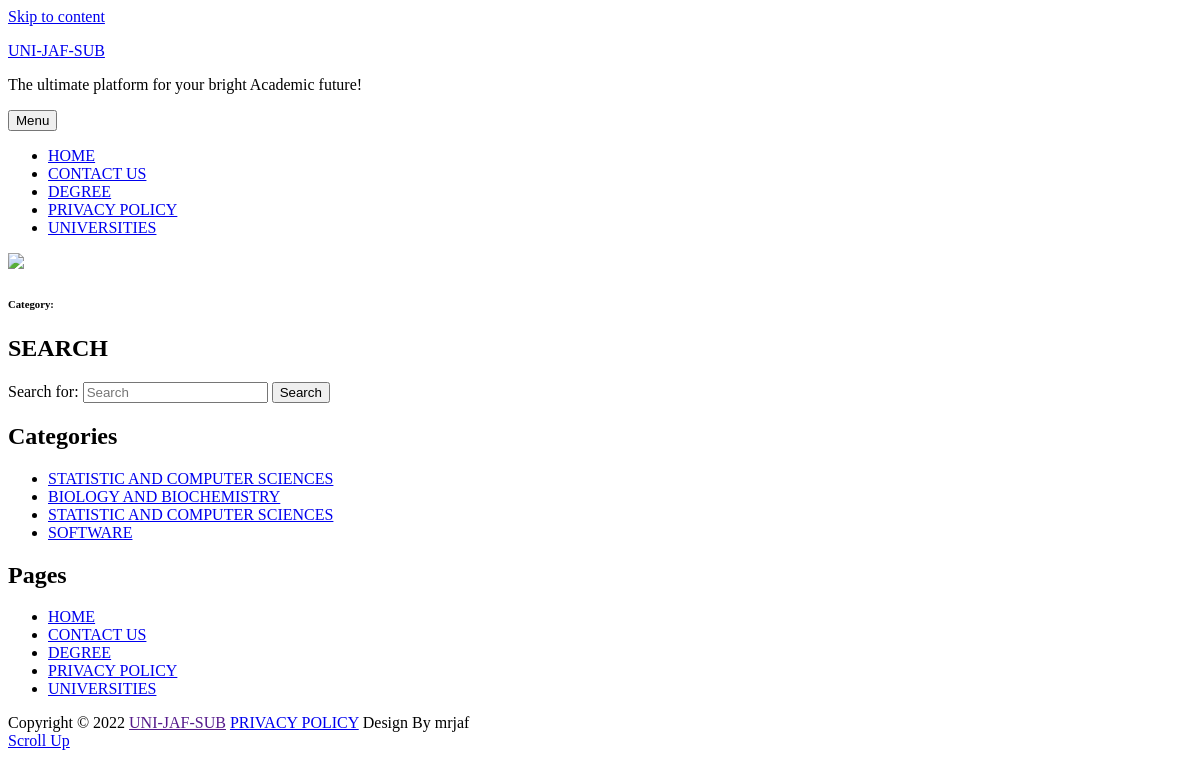
The page /vcat.php on the database its author committed.
### tables this page shows
CREATE TABLE `front` (
  `id` int(11) NOT NULL,
  `site_name` varchar(200) NOT NULL,
  `footer_name` varchar(200) NOT NULL,
  `created_date` varchar(200) NOT NULL
);

CREATE TABLE `pages` (
  `page_id` int(11) NOT NULL,
  `page_tittle` varchar(100) NOT NULL,
  `created_date` varchar(200) NOT NULL,
  `links` varchar(200) NOT NULL
);

CREATE TABLE `categories` (
  `category_id` int(11) NOT NULL,
  `category_name` varchar(200) NOT NULL,
  `created_date` varchar(200) NOT NULL,
  `university` text NOT NULL
);

### func.php (called while the page is built, shortened)
<?php
function pagesetting(){
    include 'db/connect_db.php';
    $query = "SELECT * FROM front";
    $run_query = mysqli_query($conn, $query);
    $pagedetails = array();
    while($row = mysqli_fetch_assoc($run_query)){
        $pagedetails[] = $row;
    }
    return $pagedetails;
};
function getpages(){
    include 'db/connect_db.php';
    $query = "SELECT * FROM pages";
    $run_query = mysqli_query($conn, $query);
    $pages = array();
    while($row = mysqli_fetch_assoc($run_query)){
        $pages[] = $row;
    }
    return $pages;
};
function getcategory(){
    include 'db/connect_db.php';
    $query = "SELECT * FROM categories";
    $run_query = mysqli_query($conn, $query);
    $category = array();
    while($row = mysqli_fetch_assoc($run_query)){
        $category[] = $row;
    }
    return $category;
};
?>

### vcat.php (the view, shortened to what this page needs)
<?php
include('func.php');
foreach (pagesetting() as $key => $value) {
	$sitename = $value['site_name'];
	$footer = $value['footer_name'];
}
?>
<!doctype html>
<html lang="en-US">
<head>
<link rel='stylesheet' id='ewmp-style-css' href='https://uni-sub.com/wp-content/plugins/elementorwidgetsmegapack/assets/css/style.css?ver=5.9.2' type='text/css' media='all' />
<link rel='stylesheet' id='wp-block-library-css' href='https://uni-sub.com/wp-includes/css/dist/block-library/style.min.css?ver=5.9.2' type='text/css' media='all' />
<link rel='stylesheet' id='contact-form-7-css' href='https://uni-sub.com/wp-content/plugins/contact-form-7/includes/css/styles.css?ver=5.5.6' type='text/css' media='all' />
<link rel='stylesheet' id='signify-style-css' href='https://uni-sub.com/wp-content/themes/signify/style.css?ver=20220213-194812' type='text/css' media='all' />
<link rel='stylesheet' id='signify-education-style-css' href='https://uni-sub.com/wp-content/themes/signify-education/style.css?ver=20220213-194756' type='text/css' media='all' />
<link rel='stylesheet' id='signify-block-style-css' href='https://uni-sub.com/wp-content/themes/signify/css/blocks.css?ver=1.0' type='text/css' media='all' />
<link rel='stylesheet' id='signify-education-block-style-css' href='https://uni-sub.com/wp-content/themes/signify-education/assets/css/child-blocks.css?ver=20220213-194756' type='text/css' media='all' />
<link rel='stylesheet' id='font-awesome-css' href='https://uni-sub.com/wp-content/plugins/elementor/assets/lib/font-awesome/css/font-awesome.min.css?ver=4.7.0' type='text/css' media='all' />
<script async src="https://pagead2.googlesyndication.com/pagead/js/adsbygoogle.js?client=ca-pub-4829095628122464"></script></head>
<body class="archive category category-actuarial-practice category-149 wp-embed-responsive group-blog hfeed fluid-layout navigation-classic two-columns-layout content-left excerpt header-media-fluid has-header-media absolute-header has-header-image color-scheme-default menu-type-classic menu-style-full-width header-style-two elementor-default elementor-kit-7">
<div id="page" class="site">
<a class="skip-link screen-reader-text" href="#content">Skip to content</a>
<header id="masthead" class="site-header">
<div class="site-header-main">
<div class="wrapper">
<div class="site-branding">
<div class="site-identity">
<p class="site-title"><a href="index.php" rel="home"><?php echo $sitename ?></a></p>
<p class="site-description">The ultimate platform for your bright Academic future!</p>
</div>
</div>
<div id="site-header-menu" class="site-header-menu">
<div id="primary-menu-wrapper" class="menu-wrapper">
<div class="menu-toggle-wrapper">
<button id="menu-toggle" class="menu-toggle" aria-controls="top-menu" aria-expanded="false"><span class="menu-label">Menu</span></button>
</div>
<div class="menu-inside-wrapper">
<nav id="site-navigation" class="main-navigation default-page-menu" role="navigation" aria-label="Primary Menu">
<div class="primary-menu-container">
	<ul id="menu-primary-items" class="menu nav-menu">
     <li class="page_item page-item-3130"><a href="index.php">HOME</a></li>
	<?php
	$pages = getpages();
	foreach ($pages as $pkey => $page) {
		?>
		<li class="page_item page-item-3130"><a href="<?php echo $page['links'].'.php' ?>"><?php echo $page['page_tittle'] ?></a></li>
		<?php
	}
	?>
    </ul>
</div>
</nav>
</div>
</div>
</div>
</div>
</div>
</header>
<div class="custom-header header-media">
<div class="wrapper">
<div class="custom-header-media">
<div id="wp-custom-header" class="wp-custom-header"><img src="https://uni-sub.com/wp-content/themes/signify-education/assets/images/header-image-education.jpg" /></div>
<div class="custom-header-content sections header-media-section content-align-left text-align-left">
<div class="custom-header-content-wrapper">
<div class="section-title-wrapper"><h6 class="section-title">Category: <span><?php echo $_GET['category'] ?></span></h6></div>
</div>
</div>
</div>
</div>
</div>
<div id="content" class="site-content">
<div class="wrapper">
<aside id="secondary" class="widget-area sidebar">
<section id="search-2" class="widget widget_search"> <div class="widget-wrap"><h2 class="widget-title">SEARCH</h2>
<form role="search" method="get" class="search-form" action="https://uni-sub.com/">
<label for="search-form-623bc22473b11">
<span class="screen-reader-text">Search for:</span>
<input type="search" id="search-form-623bc22473b11" class="search-field" placeholder="Search" value="" name="s" />
</label>
<button type="submit" class="search-submit"><span class="screen-reader-text">Search</span></button>
</form>
</div></section><section id="categories-2" class="widget widget_categories"> <div class="widget-wrap"><h2 class="widget-title">Categories</h2>
<ul>
<?php
$categories = getcategory();
foreach ($categories as $catkey => $catvalue) {
	?>
		<li class="cat-item cat-item-15">
			<a href="vcat.php?catid=<?php echo $catvalue['category_id']?>&category=<?php echo $catvalue['category_name'] ?>"><?php echo $catvalue['category_name'] ?></a>
		</li>
	<?php
}
?>
</ul>
</div></section></aside>
</div>
</div>
<footer id="colophon" class="site-footer">
<aside class="widget-area footer-widget-area one" role="complementary">
<div class="wrapper">
<div class="widget-column footer-widget-1">
<section id="pages-2" class="widget widget_pages"> <div class="widget-wrap"><h2 class="widget-title">Pages</h2>
<ul>
<li class="page_item page-item-3130"><a href="index.php">HOME</a></li>
<?php
	$pages = getpages();
	foreach ($pages as $pkey => $page) {
		?>
		<li class="page_item page-item-3130"><a href="<?php echo $page['links'].'.php' ?>"><?php echo $page['page_tittle'] ?></a></li>
		<?php
	}
	?>
</ul>
</div></section> </div>
</div>
</aside>
<div id="site-generator">
<div class="site-info"><div class="wrapper">Copyright &copy; <?php echo date('Y') ?> <a href=""><?php echo $sitename; ?></a> <a class="privacy-policy-link" href="policy.php">PRIVACY POLICY</a><span class="sep"> Design By  <?php echo $footer; ?> </span></div></div> </div>
</footer>
</div>
<a href="#masthead" id="scrollup" class="backtotop"><span class="screen-reader-text">Scroll Up</span></a><script type='text/javascript' src='https://uni-sub.com/wp-includes/js/imagesloaded.min.js?ver=4.1.4' id='imagesloaded-js'></script>
</body>
</html>

### vcat.php (style rules this page uses)
body { --wp--preset--color--black: #000000;--wp--preset--color--cyan-bluish-gray: #abb8c3;--wp--preset--color--white: #ffffff;--wp--preset--color--pale-pink: #f78da7;--wp--preset--color--vivid-red: #cf2e2e;--wp--preset--color--luminous-vivid-orange: #ff6900;--wp--preset--color--luminous-vivid-amber: #fcb900;--wp--preset--color--light-green-cyan: #7bdcb5;--wp--preset--color--vivid-green-cyan: #00d084;--wp--preset--color--pale-cyan-blue: #8ed1fc;--wp--preset--color--vivid-cyan-blue: #0693e3;--wp--preset--color--vivid-purple: #9b51e0;--wp--preset--color--eighty-black: #151515;--wp--preset--color--sixty-five-black: #363636;--wp--preset--color--gray: #444444;--wp--preset--color--medium-gray: #777777;--wp--preset--color--light-gray: #f9f9f9;--wp--preset--color--bright-pink: #f5808c;--wp--preset--color--dark-yellow: #ffa751;--wp--preset--color--yellow: #ffbf00;--wp--preset--color--red: #db4f3d;--wp--preset--color--blue: #008ec2;--wp--preset--color--dark-blue: #133ec2;--wp--preset--gradient--vivid-cyan-blue-to-vivid-purple: linear-gradient(135deg,rgba(6,147,227,1) 0%,rgb(155,81,224) 100%);--wp--preset--gradient--light-green-cyan-to-vivid-green-cyan: linear-gradient(135deg,rgb(122,220,180) 0%,rgb(0,208,130) 100%);--wp--preset--gradient--luminous-vivid-amber-to-luminous-vivid-orange: linear-gradient(135deg,rgba(252,185,0,1) 0%,rgba(255,105,0,1) 100%);--wp--preset--gradient--luminous-vivid-orange-to-vivid-red: linear-gradient(135deg,rgba(255,105,0,1) 0%,rgb(207,46,46) 100%);--wp--preset--gradient--very-light-gray-to-cyan-bluish-gray: linear-gradient(135deg,rgb(238,238,238) 0%,rgb(169,184,195) 100%);--wp--preset--gradient--cool-to-warm-spectrum: linear-gradient(135deg,rgb(74,234,220) 0%,rgb(151,120,209) 20%,rgb(207,42,186) 40%,rgb(238,44,130) 60%,rgb(251,105,98) 80%,rgb(254,248,76) 100%);--wp--preset--gradient--blush-light-purple: linear-gradient(135deg,rgb(255,206,236) 0%,rgb(152,150,240) 100%);--wp--preset--gradient--blush-bordeaux: linear-gradient(135deg,rgb(254,205,165) 0%,rgb(254,45,45) 50%,rgb(107,0,62) 100%);--wp--preset--gradient--luminous-dusk: linear-gradient(135deg,rgb(255,203,112) 0%,rgb(199,81,192) 50%,rgb(65,88,208) 100%);--wp--preset--gradient--pale-ocean: linear-gradient(135deg,rgb(255,245,203) 0%,rgb(182,227,212) 50%,rgb(51,167,181) 100%);--wp--preset--gradient--electric-grass: linear-gradient(135deg,rgb(202,248,128) 0%,rgb(113,206,126) 100%);--wp--preset--gradient--midnight: linear-gradient(135deg,rgb(2,3,129) 0%,rgb(40,116,252) 100%);--wp--preset--duotone--dark-grayscale: url('#wp-duotone-dark-grayscale');--wp--preset--duotone--grayscale: url('#wp-duotone-grayscale');--wp--preset--duotone--purple-yellow: url('#wp-duotone-purple-yellow');--wp--preset--duotone--blue-red: url('#wp-duotone-blue-red');--wp--preset--duotone--midnight: url('#wp-duotone-midnight');--wp--preset--duotone--magenta-yellow: url('#wp-duotone-magenta-yellow');--wp--preset--duotone--purple-green: url('#wp-duotone-purple-green');--wp--preset--duotone--blue-orange: url('#wp-duotone-blue-orange');--wp--preset--font-size--small: 16px;--wp--preset--font-size--medium: 20px;--wp--preset--font-size--large: 42px;--wp--preset--font-size--x-large: 42px;--wp--preset--font-size--extra-small: 13px;--wp--preset--font-size--normal: 18px;--wp--preset--font-size--huge: 56px; }
.custom-header .wrapper:before { background-image: url( https://uni-sub.com/wp-content/themes/signify-education/assets/images/header-image-education.jpg); background-position: center center; background-repeat: no-repeat; background-size: cover; }

### rows shown on the page
front: site_name "UNI-JAF-SUB", footer_name "mrjaf"
pages: page_tittle "CONTACT US"
pages: page_tittle "DEGREE"
pages: page_tittle "PRIVACY POLICY"
pages: page_tittle "UNIVERSITIES"
categories: category_name "STATISTIC AND COMPUTER SCIENCES"
categories: category_name "BIOLOGY AND BIOCHEMISTRY"
categories: category_name "STATISTIC AND COMPUTER SCIENCES"
categories: category_name "SOFTWARE"
